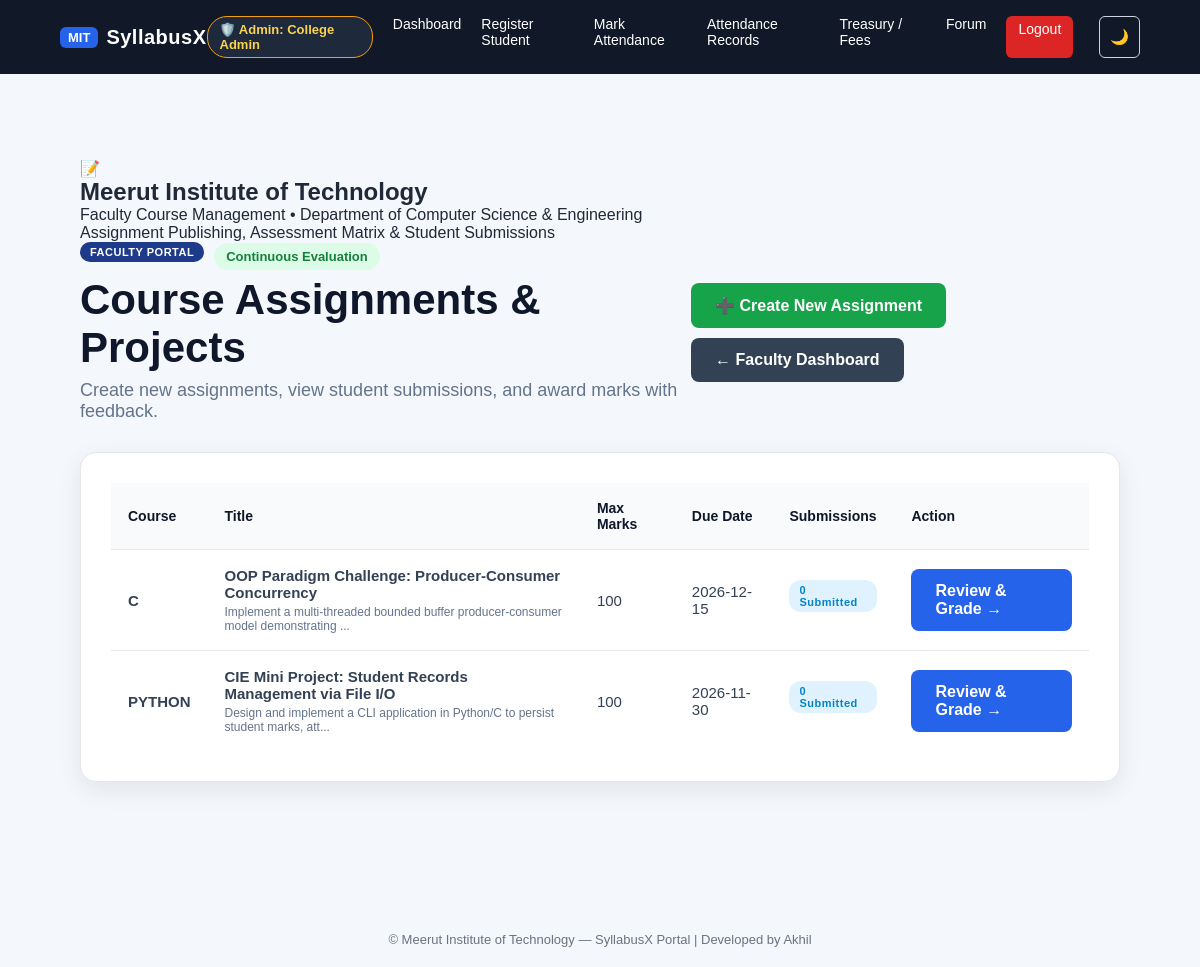
Page /faculty/assignments (signed in) on the committed database.
### tables this page shows
CREATE TABLE assignments (
    id INTEGER PRIMARY KEY AUTOINCREMENT,
    course_id INTEGER,
    title TEXT NOT NULL,
    description TEXT,
    max_marks INTEGER DEFAULT 100,
    due_date TEXT,
    created_by_faculty_id INTEGER,
    created_at TIMESTAMP DEFAULT CURRENT_TIMESTAMP
);

### app.py (the view, shortened to what this page needs)
@app.route("/faculty/assignments", methods=["GET", "POST"])
@faculty_or_admin_required
def faculty_assignments():
    connection = get_db_connection()
    courses = connection.execute("SELECT * FROM courses WHERE is_active = 1 ORDER BY id").fetchall()
    assignments = connection.execute("""
        SELECT
            assignments.*,
            courses.name as course_name,
            courses.code as course_code,
            COUNT(assignment_submissions.id) as total_submissions
        FROM assignments
        LEFT JOIN courses ON assignments.course_id = courses.id
        LEFT JOIN assignment_submissions ON assignments.id = assignment_submissions.assignment_id
        GROUP BY assignments.id, courses.name, courses.code
        ORDER BY assignments.id DESC
    """).fetchall()
    connection.close()
    return render_template("faculty_assignments.html", assignments=assignments, courses=courses)

### app.py (called while the page is built)
@app.after_request
def add_security_headers(response):
    response.headers['X-Content-Type-Options'] = 'nosniff'
    response.headers['X-Frame-Options'] = 'SAMEORIGIN'
    response.headers['X-XSS-Protection'] = '1; mode=block'
    response.headers['Referrer-Policy'] = 'strict-origin-when-cross-origin'
    return response

def get_db_connection():
    database_url = os.environ.get("DATABASE_URL", "")
    if database_url and _PSYCOPG2_AVAILABLE:
        pg_conn = psycopg2.connect(database_url)
        return _PGConnectionWrapper(pg_conn)
    os.makedirs(DATABASE_DIR, exist_ok=True)
    connection = sqlite3.connect(
        DATABASE_PATH,
        timeout=30,
        check_same_thread=False
    )
    connection.row_factory = sqlite3.Row
    connection.execute("PRAGMA busy_timeout = 30000")
    connection.execute("PRAGMA foreign_keys = ON")
    return connection

def faculty_or_admin_required(function):
    @wraps(function)
    def decorated_function(*args, **kwargs):
        if "faculty_id" not in session and "admin_id" not in session:
            flash("Please login as faculty or admin first.", "error")
            return redirect(url_for("login", tab="faculty"))
        return function(*args, **kwargs)
    return decorated_function

### templates/faculty_assignments.html (shortened to what this page needs)
{% extends "base.html" %}
{% block content %}
<div class="page-container">
    <div class="college-badge-banner">
        <div class="college-crest-icon">📝</div>
        <div class="college-info">
            <h2>Meerut Institute of Technology</h2>
            <p>Faculty Course Management • Department of Computer Science &amp; Engineering</p>
            <span class="college-tagline">Assignment Publishing, Assessment Matrix &amp; Student Submissions</span>
        </div>
    </div>
    <div class="dashboard-header">
        <div>
            <div style="display: flex; align-items: center; gap: 10px; margin-bottom: 6px;">
                <span class="portal-badge" style="background: #1e3a8a; color: white;">FACULTY PORTAL</span>
                <span class="status-badge status-active">Continuous Evaluation</span>
            </div>
            <h1>Course Assignments &amp; Projects</h1>
            <p>Create new assignments, view student submissions, and award marks with feedback.</p>
        </div>
        <div class="header-action-buttons">
            <button type="button" onclick="toggleNewAssignmentDrawer()" class="btn btn-primary" style="background: #16a34a; font-weight: 700;">
                ➕ Create New Assignment
            </button>
            <a href="{{ url_for('faculty_dashboard') }}" class="btn btn-secondary">
                ← Faculty Dashboard
            </a>
        </div>
    </div>
    {% if assignments %}
    <div class="dashboard-card">
        <div class="table-wrapper">
            <table class="student-table">
                <thead>
                    <tr>
                        <th>Course</th>
                        <th>Title</th>
                        <th>Max Marks</th>
                        <th>Due Date</th>
                        <th>Submissions</th>
                        <th>Action</th>
                    </tr>
                </thead>
                <tbody>
                    {% for a in assignments %}
                    <tr>
                        <td><strong>{{ a.course_code or 'CSE' }}</strong></td>
                        <td>
                            <strong>{{ a.title }}</strong>
                            <p style="margin: 4px 0 0; font-size: 12px; color: #64748b;">{{ a.description[:80] }}...</p>
                        </td>
                        <td>{{ a.max_marks }}</td>
                        <td>{{ a.due_date or 'No deadline' }}</td>
                        <td>
                            <span class="portal-badge" style="background: #e0f2fe; color: #0284c7; font-weight: 700;">
                                {{ a.total_submissions }} Submitted
                            </span>
                        </td>
                        <td>
                            <a href="{{ url_for('faculty_assignment_submissions', assignment_id=a.id) }}" class="btn btn-sm btn-primary" style="font-weight: 700;">
                                Review &amp; Grade →
                            </a>
                        </td>
                    </tr>
                    {% endfor %}
                </tbody>
            </table>
        </div>
    </div>
    {% else %}
    <div class="empty-state">
        <p>No assignments created yet. Click "Create New Assignment" to publish your first assignment.</p>
    </div>
    {% endif %}
</div>
{% endblock %}

### static/css/style.css (style rules this page uses)
* { margin: 0; padding: 0; box-sizing: border-box; }
body { font-family: Arial, Helvetica, sans-serif; background: #f4f7fb; color: #1f2937; min-height: 100vh; }
.btn { display: inline-block; padding: 12px 20px; border: none; border-radius: 8px; text-decoration: none; cursor: pointer; font-size: 15px; font-weight: 600; }
.btn-primary { background: #2563eb; color: white; }
.btn-secondary { background: #374151; color: white; }
.dashboard-header { display: flex; justify-content: space-between; align-items: center; margin-bottom: 30px; }
.dashboard-header h1 { margin-bottom: 6px; }
.dashboard-header p { color: #6b7280; }
.dashboard-card { background: white; padding: 30px; border-radius: 12px; box-shadow: 0 5px 20px rgba(0, 0, 0, 0.06); margin-bottom: 25px; }
.dashboard-card p { color: #6b7280; margin-bottom: 10px; }
.table-wrapper { width: 100%; overflow-x: auto; }
table { width: 100%; border-collapse: collapse; min-width: 900px; }
th, td { padding: 15px; text-align: left; border-bottom: 1px solid #e5e7eb; font-size: 14px; }
th { background: #f9fafb; font-weight: 700; }
.status-badge { display: inline-block; padding: 5px 10px; border-radius: 20px; background: #dcfce7; color: #166534; font-size: 12px; font-weight: 600; }
.page-container { max-width: 1100px; margin: 0 auto; padding: 45px 20px 60px; }
.dashboard-header { margin-bottom: 30px; }
.dashboard-header h1 { margin: 0; font-size: 36px; color: #14213d; }
.dashboard-header p { margin-top: 8px; color: #64748b; font-size: 18px; }
.btn { display: inline-block; text-decoration: none; border: none; border-radius: 8px; padding: 13px 24px; font-size: 16px; font-weight: 600; cursor: pointer; transition: 0.2s ease; }
.btn-primary { background: #2563eb; color: #ffffff; }
.btn-secondary { background: #334155; color: #ffffff; }
.dashboard-header h1 { margin: 0 0 8px 0; font-size: 42px; color: #0f172a; }
.dashboard-card { background: #ffffff; border-radius: 16px; margin-bottom: 30px; box-shadow: 0 8px 25px rgba(15, 23, 42, 0.08); border: 1px solid #e5e7eb; overflow: hidden; }
.student-table { width: 100%; border-collapse: collapse; }
.student-table th { text-align: left; padding: 17px; background: #f8fafc; color: #0f172a; font-size: 14px; font-weight: 700; border-bottom: 1px solid #e5e7eb; }
.student-table td { padding: 17px; border-bottom: 1px solid #e5e7eb; color: #334155; font-size: 15px; }
.student-table tbody tr:last-child td { border-bottom: none; }
.status-badge { display: inline-block; padding: 6px 12px; border-radius: 999px; font-size: 13px; font-weight: 700; }
.status-active { background: #dcfce7; color: #15803d; }
.portal-badge { display: inline-block; padding: 4px 10px; border-radius: 12px; font-size: 11px; font-weight: 700; letter-spacing: 0.5px; background: #dbeafe; color: #1d4ed8; margin-bottom: 8px; }
.header-action-buttons { display: flex; gap: 10px; align-items: center; flex-wrap: wrap; }

### rows in the picture
assignments: course_code "C", title "OOP Paradigm Challenge: Producer-Consumer Concurrency", description "Implement a multi-threaded bounded buffer producer-consumer model demonstrating", max_marks "100", due_date "2026-12-15", total_submissions "0"
assignments: course_code "PYTHON", title "CIE Mini Project: Student Records Management via File I/O", description "Design and implement a CLI application in Python/C to persist student marks, att", max_marks "100", due_date "2026-11-30", total_submissions "0"

### other values in the picture
{{ session.get("admin_name") }} "College Admin"
